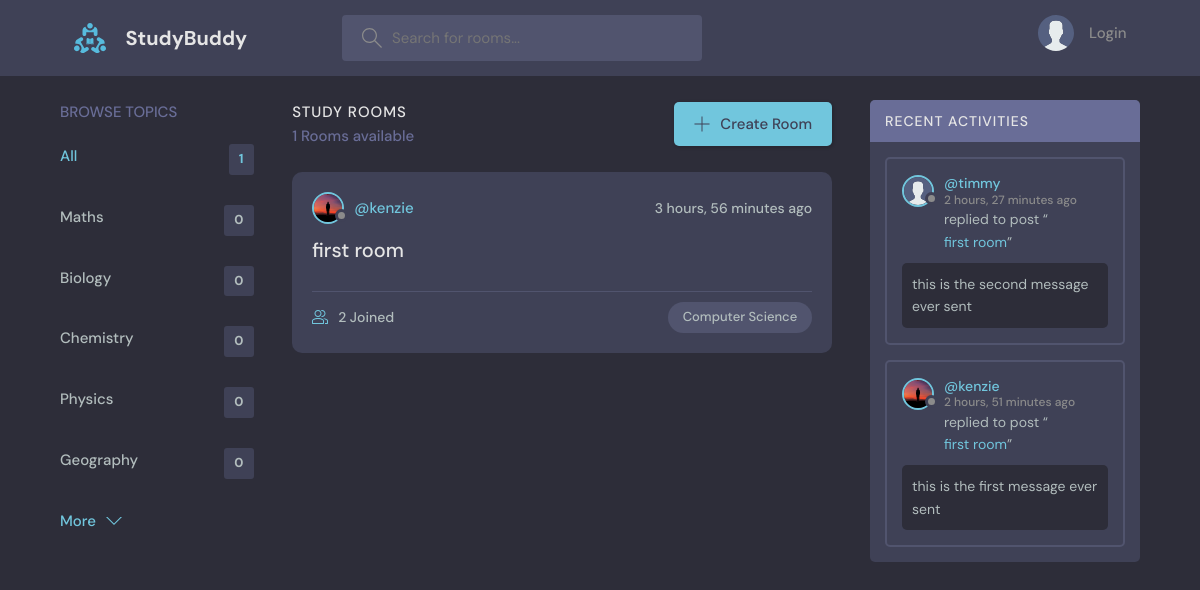
The page / on the database its author committed.
### base/models.py (models this page shows, shortened)
class Topic(models.Model):
    name = models.CharField(max_length=200)

class Room(models.Model):
    host = models.ForeignKey(User, on_delete=models.SET_NULL, null=True)
    topic = models.ForeignKey(Topic, on_delete=models.SET_NULL, null=True)
    name = models.CharField(max_length=200)
    description = models.TextField(null=True, blank=True)
    participants = models.ManyToManyField(User, related_name='participants', blank=True)
    updated = models.DateTimeField(auto_now = True)
    created = models.DateTimeField(auto_now_add=True)
    class Meta:
        ordering = ['-updated', '-created']
    def __str__(self):
        return self.name

class User(AbstractUser):
    name = models.CharField(max_length=200, null=True)
    email = models.EmailField(unique=True, null=True)
    bio = models.TextField(null=True)
    avatar = models.ImageField(null=True, default="avatar.svg")
    USERNAME_FIELD = 'email'
    REQUIRED_FIELDS = []

class Message(models.Model):
    user = models.ForeignKey(User, on_delete=models.CASCADE)
    room = models.ForeignKey(Room, on_delete=models.CASCADE)
    body = models.TextField()
    updated = models.DateTimeField(auto_now=True)
    created = models.DateTimeField(auto_now_add=True)
    class Meta:
        ordering = ['-updated', '-created']

### base/views.py (the view)
# urls.py: path('', views.home, name="home"),
def home(request):
    q = request.GET.get('q') if request.GET.get('q') != None else ''
    rooms = Room.objects.filter(Q(topic__name__contains=q) | Q(name__contains=q))
    topics = Topic.objects.all()[0:5]
    room_count = rooms.count()
    roomMessages = Message.objects.filter(Q(room__topic__name__contains=q))[0:5]
    context = {'rooms': rooms, 'topics': topics, 'room_count': room_count, 'roomMessages': roomMessages}
    return render(request, 'base/home.html', context)

### base/templates/base/home.html (shortened to what this page needs)
{% extends 'main.html' %} {% block content %}
<head>
</head>
<main class="layout layout--3">
  <div class="container">
    {% include 'base/topics_component.html' %}
    <div class="roomList">
      <div class="roomList__header">
        <div>
          <h2>Study Rooms</h2>
          <p>{{room_count}} Rooms available</p>
        </div>
        <a class="btn btn--main" href="{% url 'create-room' %}">
          <svg
            version="1.1"
            xmlns="http://www.w3.org/2000/svg"
            width="32"
            height="32"
            viewBox="0 0 32 32"
          >
            <title>add</title>
            <path
              d="M16.943 0.943h-1.885v14.115h-14.115v1.885h14.115v14.115h1.885v-14.115h14.115v-1.885h-14.115v-14.115z"
            ></path>
          </svg>
          Create Room
        </a>
      </div>
      {% include 'base/feed_component.html' %}
    </div>
    {% include 'base/activity_component.html' %}
  </div>
</main>
{% endblock content %}

### base/templates/base/topics_component.html
<div class="topics">
  <div class="topics__header">
    <h2>Browse Topics</h2>
  </div>
  <ul class="topics__list">
    <li>
      <a href="{% url 'home' %}" class="active"
        >All <span>{{room_count}}</span></a
      >
    </li>
    {% for topic in topics %}
    <li>
      <a href="{% url 'home' %}?q={{topic.name}}"
        >{{topic.name}} <span>{{topic.room_set.all.count}}</span></a
      >
    </li>
    {% endfor %}
  </ul>
  <a class="btn btn--link" href="{% url 'topics' %}">
    More
    <svg
      version="1.1"
      xmlns="http://www.w3.org/2000/svg"
      width="32"
      height="32"
      viewBox="0 0 32 32"
    >
      <title>chevron-down</title>
      <path d="M16 21l-13-13h-3l16 16 16-16h-3l-13 13z"></path>
    </svg>
  </a>
</div>

### base/templates/base/feed_component.html (shortened to what this page needs)
{% for room in rooms %}
<div class="roomListRoom">
  <div class="roomListRoom__header">
    <a
      href="{% url 'user-profile' room.host.id %}"
      class="roomListRoom__author"
    >
      <div class="avatar avatar--small">
        <img src="{{room.host.avatar.url}}" />
      </div>
      <span>@{{room.host.username}}</span>
    </a>
    <div class="roomListRoom__actions">
      <span>{{room.created|timesince}} ago</span>
    </div>
  </div>
  <div class="roomListRoom__content">
    <a href="{% url 'room' room.id %}">{{room.name}}</a>
  </div>
  <div class="roomListRoom__meta">
    <a href="{% url 'room' room.id %}" class="roomListRoom__joined">
      {{room.participants.all.count}} Joined
    </a>
    <p class="roomListRoom__topic">{{room.topic.name}}</p>
  </div>
</div>
{% endfor %}

### base/templates/base/activity_component.html (shortened to what this page needs)
<div class="activities">
  <div class="activities__header">
    <h2>Recent Activities</h2>
  </div>
  {% for message in roomMessages %}
  <div class="activities__box">
    <div class="activities__boxHeader roomListRoom__header">
      <a
        href="{% url 'user-profile' message.user.id %}"
        class="roomListRoom__author"
      >
        <div class="avatar avatar--small">
          <img src="{{message.user.avatar.url}}" />
        </div>
        <p>
          @{{message.user.username}}
          <span>{{message.created|timesince}} ago</span>
        </p>
      </a>
    </div>
    <div class="activities__boxContent">
      <p>
        replied to post “<a href="{% url 'room' message.room.id %}"
          >{{message.room}}</a
        >”
      </p>
      <div class="activities__boxRoomContent">{{message.body}}</div>
    </div>
  </div>
  {% endfor %}
</div>

### rows shown on the page
Topic: name "Maths", room_set.all.count "0"
Topic: name "Biology", room_set.all.count "0"
Topic: name "Chemistry", room_set.all.count "0"
Topic: name "Physics", room_set.all.count "0"
Topic: name "Geography", room_set.all.count "0"
Room: host.avatar (picture), host.username "kenzie", created "3 hours, 56 minutes", name "first room", participants.all.count "2", topic.name "Computer Science"
Message: user.avatar (placeholder picture), user.username "timmy", created "2 hours, 27 minutes", room "first room", body "this is the second message ever sent"
Message: user.avatar (picture), user.username "kenzie", created "2 hours, 51 minutes", room "first room", body "this is the first message ever sent"

### other values the page prints
{{ room_count }} "1"
